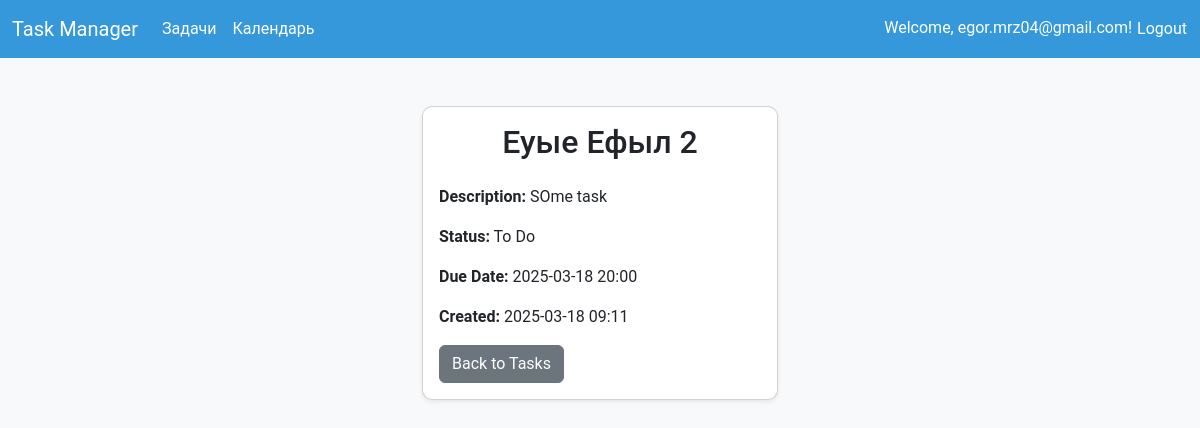
The page /task/2/ (signed in) on the database its author committed.
### app/models.py (models this page shows, shortened)
class Task(models.Model):
    title = models.CharField(max_length=200)
    description = models.TextField(blank=True)
    status = models.CharField(
        max_length=20,
        choices=[
            ('TODO', 'To Do'),
            ('IN_PROGRESS', 'In Progress'),
            ('DONE', 'Done')
        ],
        default='TODO'
    )
    due_date = models.DateTimeField(null=True, blank=True)
    created_at = models.DateTimeField(auto_now_add=True)
    created_by = models.ForeignKey(User, on_delete=models.CASCADE, related_name='tasks')
    slug = models.SlugField(max_length=200, unique=True, blank=True)

### app/views.py (the view)
# urls.py: path('task/<slug:task_slug>/', views.TaskDetailView.as_view(), name='task_detail'),
class TaskDetailView(LoginRequiredMixin, DetailView):
    model = Task
    slug_field = 'slug'
    slug_url_kwarg = 'task_slug'
    template_name = 'task_detail.html'
    def get_object(self, queryset=None):
        cache_key = f"task_detail:user_{self.request.user.id}:slug_{self.kwargs['task_slug']}"
        task = cache.get(cache_key)
        if task is None:
            task = super().get_object(queryset)
            cache.set(cache_key, task, timeout=600)
        return task
    def get_queryset(self):
        return Task.objects.filter(created_by=self.request.user)

### app/templates/task_detail.html (shortened to what this page needs)
{% extends 'base.html' %}
{% block content %}
    <div class="row justify-content-center">
        <div class="col-md-6 col-lg-4">
            <div class="card shadow-sm fade-in">
                <div class="card-body">
                    <h2 class="card-title text-center mb-4">{{ task.title }}</h2>
                    <p><strong>Description:</strong> {{ task.description|default:"No description" }}</p>
                    <p><strong>Status:</strong> {{ task.get_status_display }}</p>
                    <p><strong>Due Date:</strong> {% if task.due_date %}{{ task.due_date|date:"Y-m-d H:i" }}{% else %}No due date{% endif %}</p>
                    <p><strong>Created:</strong> {{ task.created_at|date:"Y-m-d H:i" }}</p>
                    <a href="{% url 'app:tasks' %}" class="btn btn-secondary">Back to Tasks</a>
                </div>
            </div>
        </div>
    </div>
{% endblock %}

### app/templates/base.html (shortened to what this page needs)
<!DOCTYPE html>
<html lang="en">
<head>
    {% load static %}
    <link href="https://cdn.jsdelivr.net/npm/bootstrap@5.3.0/dist/css/bootstrap.min.css" rel="stylesheet">
    <link rel="stylesheet" href="{% static 'css/styles.css' %}">
</head>
<body>
    <header>
        <nav class="navbar navbar-expand-lg navbar-light">
            <div class="container-fluid">
                <a class="navbar-brand" href="{% url 'app:tasks' %}">Task Manager</a>
                <div class="collapse navbar-collapse" id="navbarNav">
                    <ul class="navbar-nav me-auto mb-2 mb-lg-0">
                        <li class="nav-item">
                            <a class="nav-link {% if request.path == '/tasks/' %}active{% endif %}" href="{% url 'app:tasks' %}">Задачи</a>
                        </li>
                        <li class="nav-item">
                            <a class="nav-link {% if request.path == '/calendar/' %}active{% endif %}" href="{% url 'app:calendar' %}">Календарь</a>
                        </li>
                    </ul>
                    <span class="navbar-text">
                        {% if user.is_authenticated %}
                            Welcome, {{ user.email }}!
                            <form method="post" action="{% url 'app:logout' %}" style="display:inline;">
                                <button type="submit" class="btn btn-link p-0" style="color: #ffffff; text-decoration: none;">Logout</button>
                            </form>
                        {% else %}
                            <a href="{% url 'app:login' %}">Login</a> | <a href="{% url 'app:register' %}">Register</a>
                        {% endif %}
                    </span>
                </div>
            </div>
        </nav>
    </header>
    <div class="container mt-5">
        {% block content %}
        {% endblock %}
    </div>
</body>
</html>

### app/static/css/styles.css (style rules this page uses)
body { font-family: 'Roboto', sans-serif; background-color: #f8f9fa; }
header { background-color: #3498db; }
header .navbar-brand, header .nav-link, header .navbar-text, header .navbar-text a, header .navbar-text button { color: #ffffff !important; }
.fade-in { transition: opacity 0.5s ease; opacity: 0; }
.fade-in.visible { opacity: 1; }
.card { border-radius: 10px; }
.card { border-radius: 10px; box-shadow: 0 4px 8px rgba(0, 0, 0, 0.1); }
.btn-secondary { background-color: #6c757d; border-color: #6c757d; }

### rows shown on the page
Task: title "Еуые Ефыл 2", description "SOme task", status "To Do", due_date "2025-03-18 20:00", created_at "2025-03-18 09:11"

### other values the page prints
{{ user.email }} "egor.mrz04@gmail.com"
